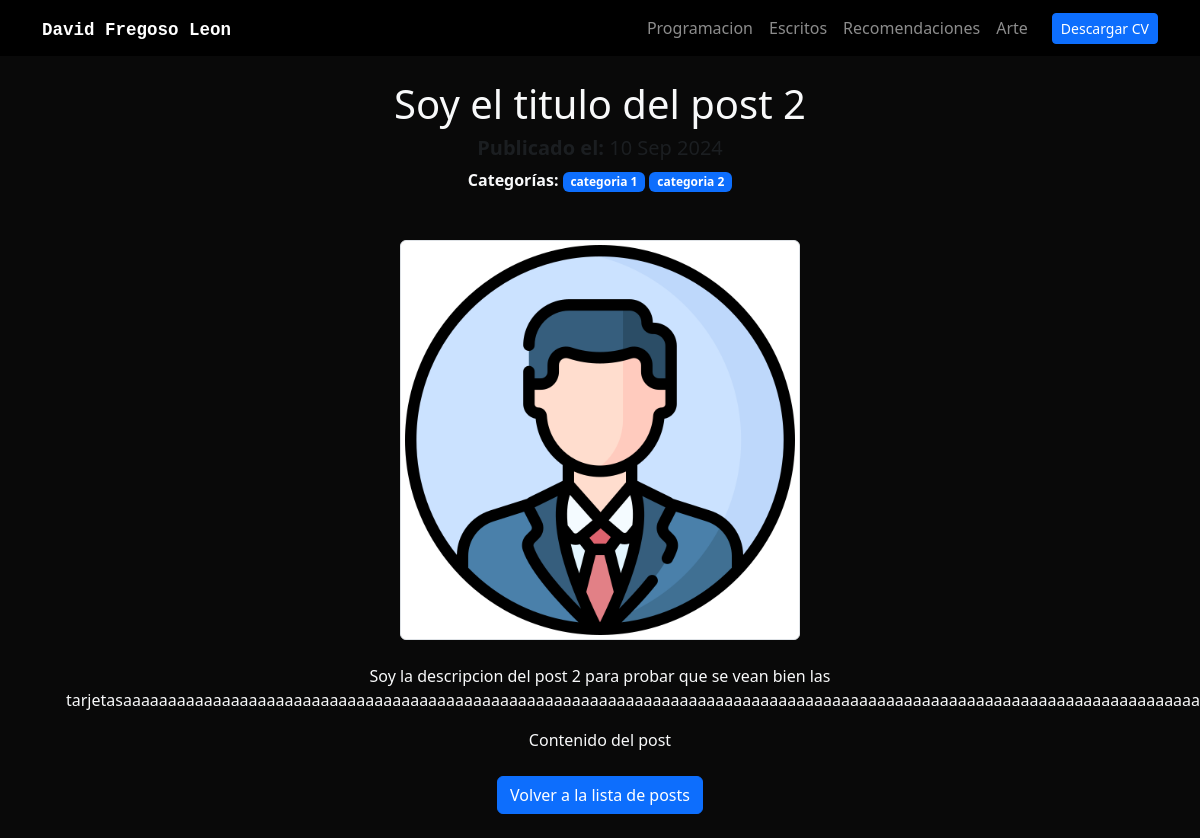
The app's page /blog/detail/soy-el-titulo-del-post-2, older data.
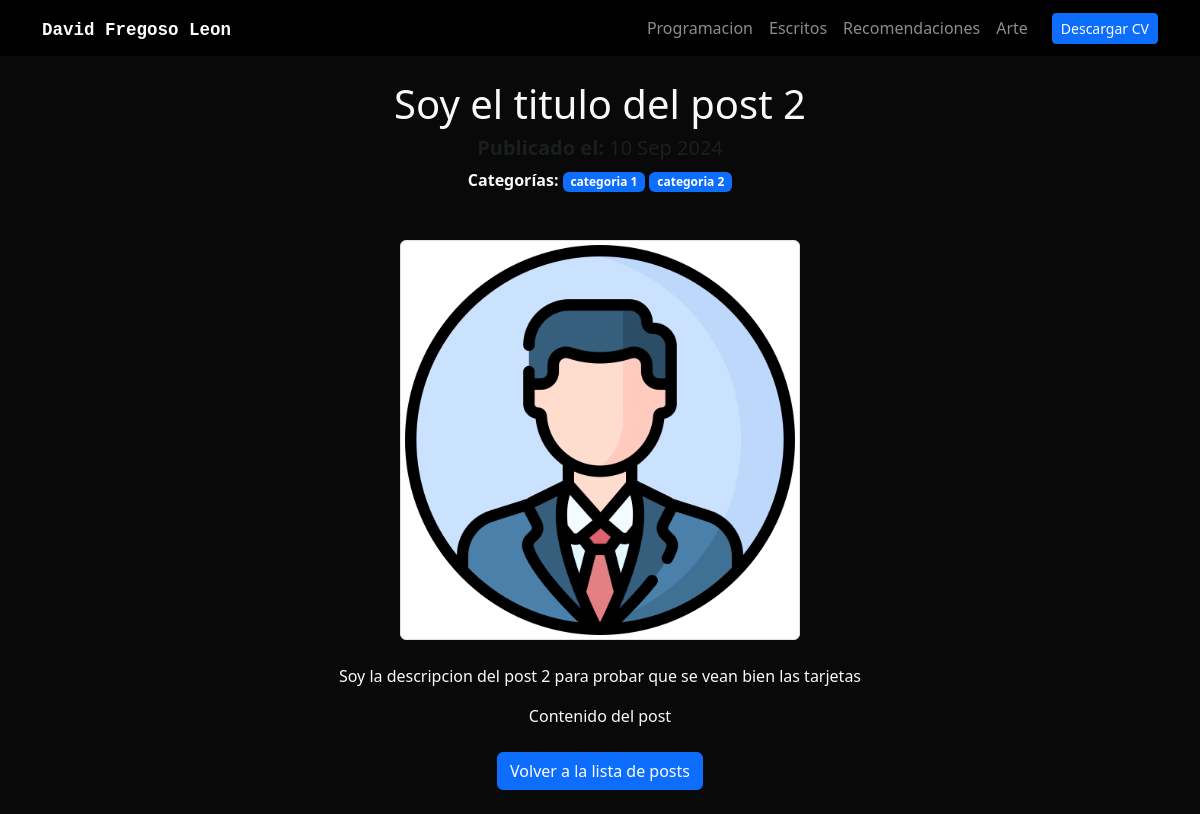
The same page, newer data.
### blog/models.py (models this page shows, shortened)
class BasePostsContent(models.Model):
    title = models.CharField(max_length=250)
    slug = models.CharField(max_length=250)
    img = models.ImageField(upload_to='posts/images/', verbose_name="Image")
    description = models.TextField()
    date = models.DateField(default=datetime.date.today)
    class Meta:
        abstract = True

class Post(BasePostsContent):
    POST_TYPES = [
        ('escritos', 'Escritos'),
        ('recomendaciones', 'Recomendaciones')
    ]
    type = models.CharField(max_length=15, choices=POST_TYPES)
    categories = models.ManyToManyField(Categories, related_name="posts")
    content = CKEditor5Field('Text', config_name='extends')

### blog/views.py (the view)
# urls.py: path('detail/<str:post_slug>', detail_post, name='post_detail'),
def detail_post(request, post_slug):
    post = get_object_or_404(Post, slug = post_slug)
    if post.type== 'escritos':
        redirect_url = 'blog:writen_posts'
    elif post.type== 'recomendaciones':
        redirect_url = 'blog:recomendation_posts'
    return render(request, 'post_detail.html', {
        'post': post,
        'redirect_url': redirect_url  # Pasamos la URL a la plantilla
    })

### blog/templates/post_detail.html
{% extends 'layout.html' %}
{% block content %}
<div class="container">
    <div class="text-center mb-5">
        <h1>{{ post.title }}</h1>
        <p class="my-2 h5 text-muted">
            <strong>Publicado el:</strong> {{ post.date|date:"d M Y" }}
        </p>
        <p>
            <strong>Categorías:</strong>
            {% for category in post.categories.all %}
                <span class="badge bg-primary">{{ category.name }}</span>
            {% endfor %}
        </p>
    </div>
    <div class="text-center">
        {% if post.img %}
            <img src="{{ post.img.url }}" alt="{{ post.title }}" class="img-fluid img-thumbnail" style="max-width: auto; height: 400px;">
        {% endif %}
    </div>
    <div class="my-4">
        <p style="text-align: center;">{{ post.description|safe }}</p>
        <div class="ck-content" style="text-align: center;">
            {{ post.content|safe }}
        </div>
    </div>
    <div class="text-center">
        <a class="btn btn-primary" href="{% url redirect_url %}">Volver a la lista de posts</a>
    </div>
</div>
{% endblock %}

Row changes from the older to the newer data that the page shows:
changed Post "Soy el titulo del post 2": description "Soy la descripcion del post 2 para probar que se vean bien las…" → "Soy la descripcion del post 2 para probar que se vean bien las tarjetas"
